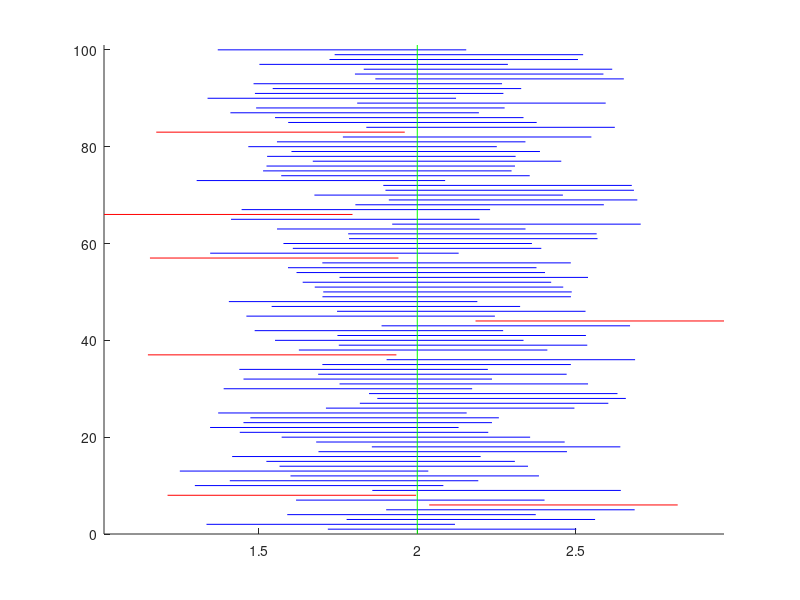

This figure's MATLAB source:
%% Problem 1: Simulering av konfidensintervall
% Parametrar:
n = 25; %Antal matningar
mu = 2; %Vantevardet
sigma = 1; %Standardavvikelsen
alpha = 0.05;
%Simulerar n observationer for varje intervall
x = normrnd(mu, sigma,n,100); %n x 100 matris med varden
%Skattar mu med medelvardet
xbar = mean(x); %vektor med 100 medelvarden.
%Beraknar de undre och ovre granserna
undre = xbar - norminv(1-alpha/2)*sigma/sqrt(n);
ovre = xbar + norminv(1-alpha/2)*sigma/sqrt(n);
figure(1)
hold on
for k=1:100
if ovre(k) < mu % Rodmarkerar intervall som missar mu
plot([undre(k) ovre(k)],[k k],'r')
elseif undre(k) > mu
plot([undre(k) ovre(k)],[k k],'r')
else
plot([undre(k) ovre(k)],[k k],'b')
end
end
%b1 och b2 ar bara till for att figuren ska se snygg ut.
b1 = min(xbar - norminv(1 - alpha/2)*sigma/sqrt(n));
b2 = max(xbar + norminv(1 - alpha/2)*sigma/sqrt(n));
axis([b1 b2 0 101]) %Tar bort outnyttjat utrymme i figuren
%Ritar ut det sanna vardet
plot([mu mu],[0 101],'g')
hold off